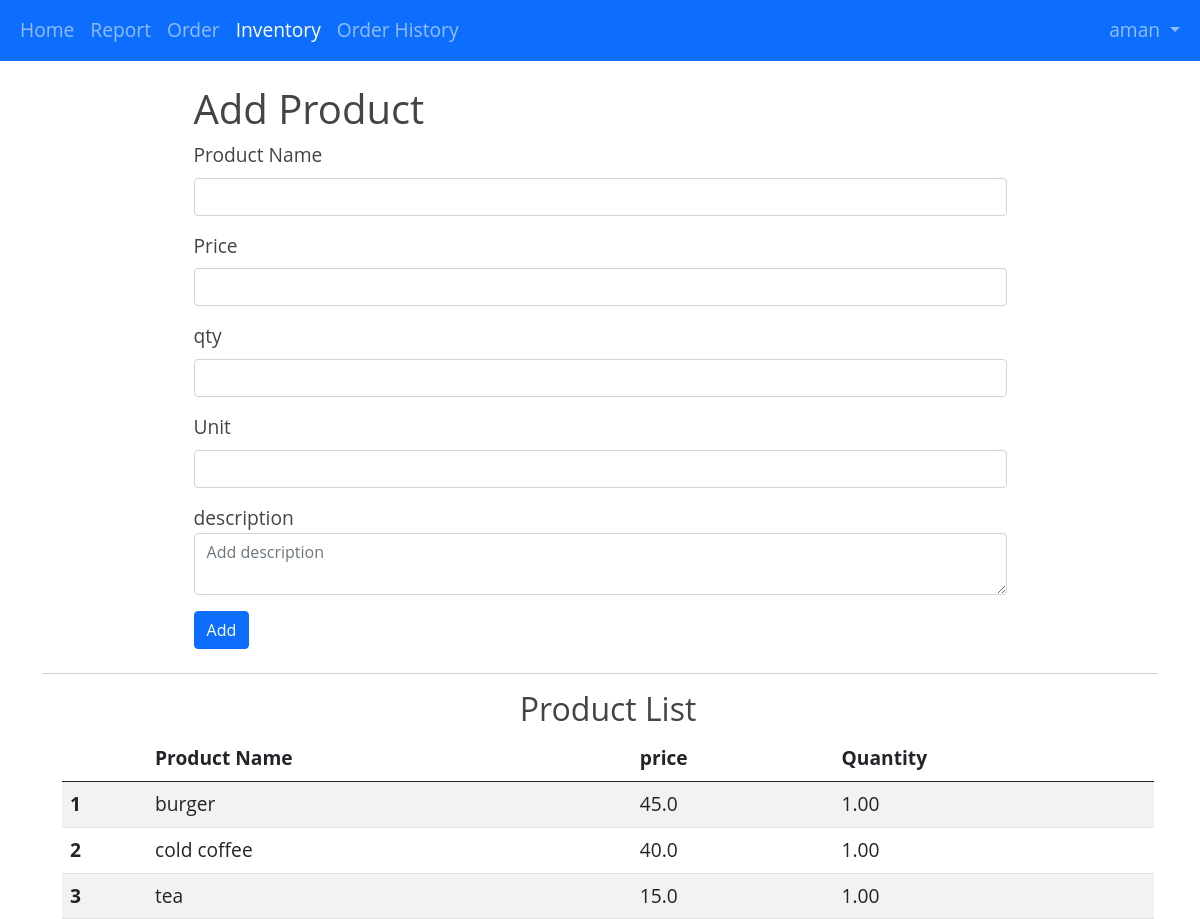
The page /product (signed in) on the database as committed earlier.
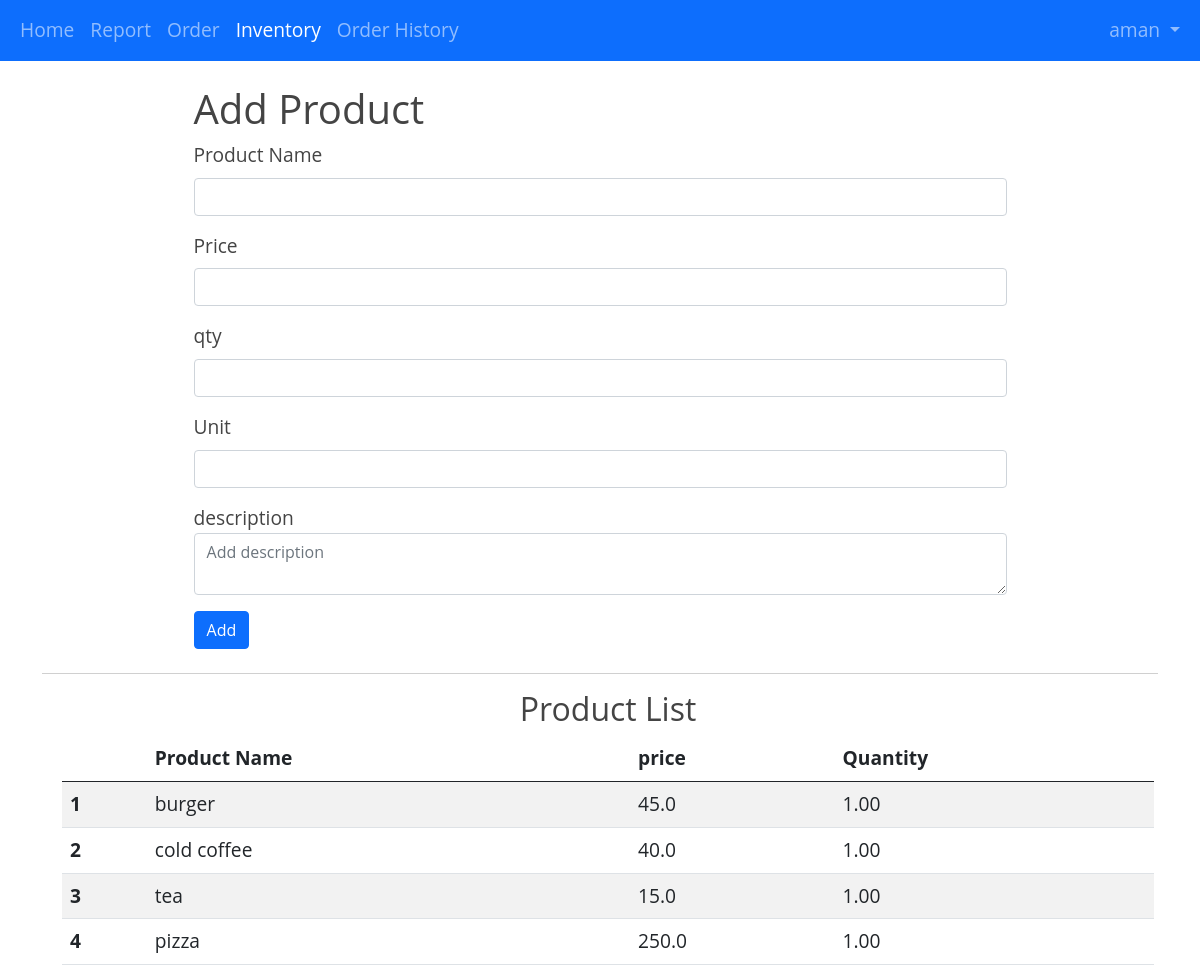
The same page on the database as committed later.
### home/models.py (models this page shows, shortened)
class Product(models.Model):
    name = models.CharField(max_length=200, null=True,unique=True)
    price = models.FloatField(null=True)
    description = models.CharField(max_length=200, null=True,blank=True)
    unit = models.CharField(max_length=50)
    qty=models.DecimalField( max_digits=10, decimal_places=2)
    date_created = models.DateTimeField(auto_now_add=True, null=True)
    user=models.ForeignKey(User,on_delete=models.CASCADE,related_name='product')

### home/views.py (the view, shortened to what this page needs)
# urls.py: path('product', views.product,name='product'),
@login_required
def product(request):
    products=Product.objects.filter(user=request.user)
    param={'products':products}
    return render(request,'product.html',param)

### templates/product.html (shortened to what this page needs)
{% extends 'base.html' %}
{% block productActive %}active{% endblock productActive %}
{% block body %}
<div class="container">
    <div class="container w-75 my-4">
        <h1>Add Product</h1>
    <form action={% url 'product' %} method="post">
        <div class="mb-3">
          <label for="productName" class="form-label">Product Name</label>
          <input type="text" name="productName" class="form-control" id="productName" aria-describedby="productName" required>
        </div>
        <div class="mb-3">
          <label for="price" class="form-label">Price</label>
          <input type="number" name="price" class="form-control" id="price" required>
        </div>
        <div class="mb-3">
          <label for="qty" class="form-label">qty</label>
          <input type="number" name="qty" class="form-control" id="qty" required>
        </div>
        <div class="mb-3">
          <label for="unit" class="form-label">Unit</label>
          <input type="text" name="unit" class="form-control" id="unit" >
        </div>
        <div class="mb-3">
            <label for="floatingTextarea">description</label>
            <textarea class="form-control" placeholder="Add description" id="description" name="description"></textarea>
        </div>
        <button type="submit" class="btn btn-primary">Add</button>
      </form>
    </div>
    <hr>
    <div class="container mx-2" id="productList">
        <h2 class="text-center">Product List</h2>
        <table class="table table-striped table-hover">
            <thead>
              <tr>
                <th scope="col"></th>
                <th scope="col">Product Name</th>
                <th scope="col">price</th>
                <th scope="col">Quantity</th>
              </tr>
            </thead>
            <tbody>
                {% for product in products %}
              <tr>
                <th scope="row">{{ forloop.counter }}</th>
                <td>{{product.name}}</td>
                <td>{{product.price}}</td>
                <td>{{product.qty}} {{product.unit}}</td>
              </tr>
              {% endfor %}
            </tbody>
          </table>
    </div>
</div>
{% endblock body %}

Rows that differ between the two databases and show on the page:
added Product: name "pizza", price "250.0", qty "1.00"
